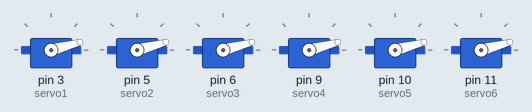
Recording of a sketch running on a simulated Arduino Uno, built with avr-gcc and run on an emulated ATmega328P. On the bench: 6 × servo.

Above: at 0.1 s.
At 1.0 s:
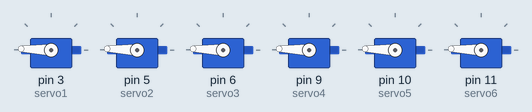
At 1.6 s:
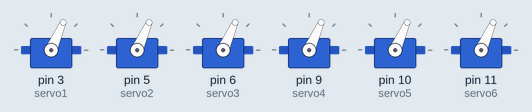
At 2.2 s:
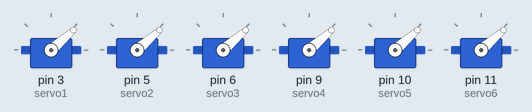
At 2.8 s:
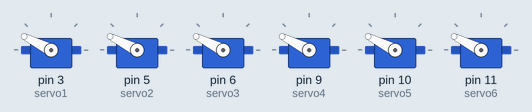
At 4.0 s:
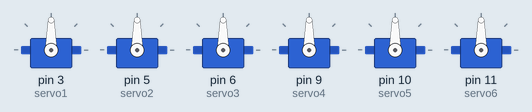
Timing chart, 0 to 5.5 s (numbered marks = the images above):
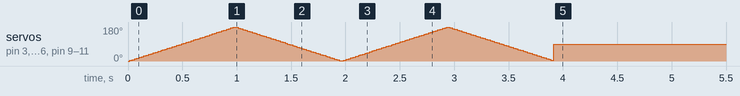

The sketch:

Servo_control.ino.ino
```cpp
#include <Servo.h>

Servo servo1, servo2, servo3, servo4, servo5, servo6;

void setup() {
  servo1.attach(3);
  servo2.attach(5);
  servo3.attach(6);
  servo4.attach(9);
  servo5.attach(10);
  servo6.attach(11);

  unsigned long startTime = millis();

  while (millis() - startTime < 2000) {
    for (int pos = 0; pos <= 180; pos += 1) {
      servo1.write(pos);
      servo2.write(pos);
      servo3.write(pos);
      servo4.write(pos);
      servo5.write(pos);
      servo6.write(pos);
      delay(5);
    }

    for (int pos = 180; pos >= 0; pos -= 1) {
      servo1.write(pos);
      servo2.write(pos);
      servo3.write(pos);
      servo4.write(pos);
      servo5.write(pos);
      servo6.write(pos);
      delay(5);
    }
  }

  servo1.write(90);
  servo2.write(90);
  servo3.write(90);
  servo4.write(90);
  servo5.write(90);
  servo6.write(90);
}

void loop() {
}
```
